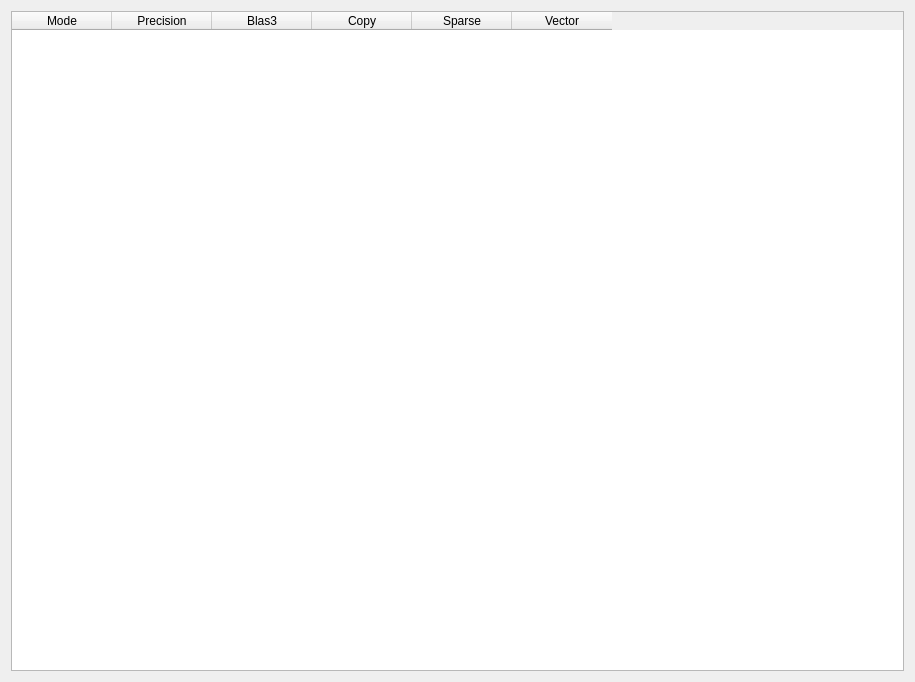
<?xml version="1.0" encoding="UTF-8"?>
<ui version="4.0">
 <class>ResultHistory</class>
 <widget class="QWidget" name="ResultHistory">
  <property name="geometry">
   <rect>
    <x>0</x>
    <y>0</y>
    <width>915</width>
    <height>682</height>
   </rect>
  </property>
  <property name="windowTitle">
   <string>Form</string>
  </property>
  <layout class="QHBoxLayout" name="horizontalLayout">
   <item>
    <widget class="QTableWidget" name="tableWidget">
     <property name="alternatingRowColors">
      <bool>true</bool>
     </property>
     <property name="selectionMode">
      <enum>QAbstractItemView::SingleSelection</enum>
     </property>
     <property name="sortingEnabled">
      <bool>true</bool>
     </property>
     <column>
      <property name="text">
       <string>Mode</string>
      </property>
     </column>
     <column>
      <property name="text">
       <string>Precision</string>
      </property>
     </column>
     <column>
      <property name="text">
       <string>Blas3</string>
      </property>
     </column>
     <column>
      <property name="text">
       <string>Copy</string>
      </property>
     </column>
     <column>
      <property name="text">
       <string>Sparse</string>
      </property>
     </column>
     <column>
      <property name="text">
       <string>Vector</string>
      </property>
     </column>
    </widget>
   </item>
  </layout>
 </widget>
 <resources/>
 <connections/>
</ui>
